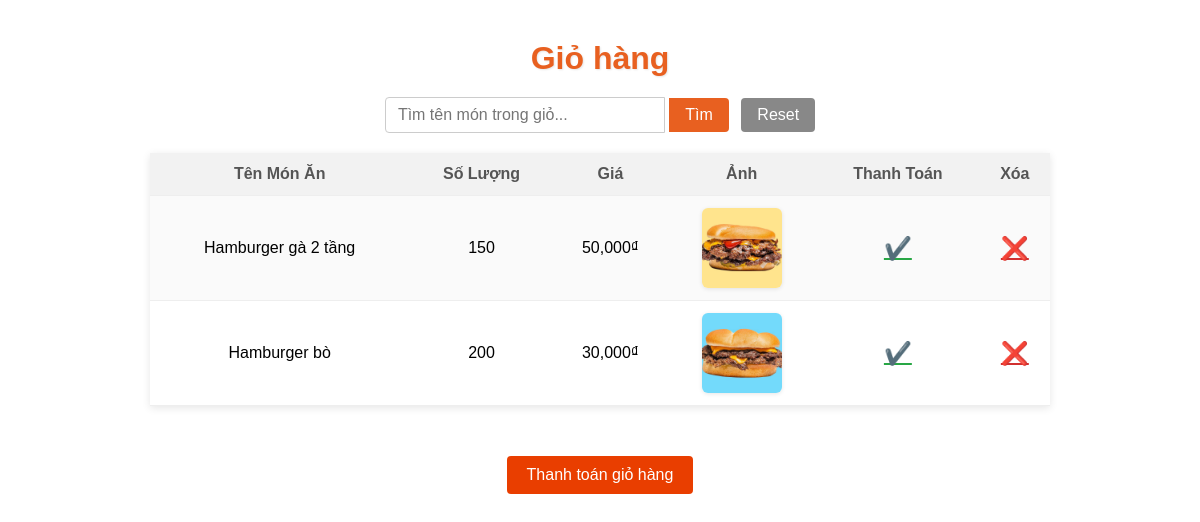
/Hamburger/giohang_xem.php?id=17, run on the app's committed database.
### tables this page shows
CREATE TABLE IF NOT EXISTS `giohang` (
  `MaGio` int(11) NOT NULL AUTO_INCREMENT,
  `MaNguoiDung` int(11) NOT NULL,
  `MaMonAn` int(11) DEFAULT NULL,
  `TenMon` text,
  `SoLuong` int(11) DEFAULT NULL,
  `Gia` int(11) DEFAULT NULL,
  `Anh` text,
  PRIMARY KEY (`MaGio`)
);

### Hamburger/giohang_xem.php (the view, shortened to what this page needs)
<?php
require 'cauhinh.php';
$maND = isset($_GET['id'])
      ? intval($_GET['id'])
      : (isset($_SESSION['MaND']) ? intval($_SESSION['MaND']) : 0);
$search = isset($_GET['search']) ? trim($_GET['search']) : '';
if ($search !== '') {
    $sql = "SELECT *
            FROM giohang
            WHERE MaNguoiDung = ?
              AND TenMon LIKE ?";
    $stmt = $connect->prepare($sql);
    if (!$stmt) {
        die("Prepare failed: " . $connect->error);
    }
    $like = "%{$search}%";
    $stmt->bind_param("is", $maND, $like);
} else {
    $sql  = "SELECT * FROM giohang WHERE MaNguoiDung = ?";
    $stmt = $connect->prepare($sql);
    $stmt->bind_param("i", $maND);
}
$stmt->execute();
$result = $stmt->get_result();
?>
<div class="cart-container">
  <h3>Giỏ hàng</h3>
  <div class="search-bar">
    <form method="get" action="index.php">
      <input
        type="text"
        name="search"
        placeholder="Tìm tên món trong giỏ..."
        value="<?php echo htmlspecialchars($search, ENT_QUOTES); ?>"
      />
      <button type="submit" class="btn-search">Tìm</button>
      <button
        type="button"
        class="btn-reset"
        onclick="window.location='index.php?do=giohang_xem&id=<?php echo $maND; ?>'"
      >Reset</button>
    </form>
  </div>
  <?php if ($result->num_rows === 0): ?>
    <p class="empty-msg">
      <?php if ($search !== ''): ?>
        Không tìm thấy món phù hợp với "<?php echo htmlspecialchars($search, ENT_QUOTES); ?>" trong giỏ.
      <?php else: ?>
        Giỏ hàng của bạn đang trống.
      <?php endif; ?>
    </p>
  <?php else: ?>
    <table class="DanhSach">
      <tr>
        <th>Tên Món Ăn</th>
        <th>Số Lượng</th>
        <th>Giá</th>
        <th>Ảnh</th>
        <th>Thanh Toán</th>
        <th>Xóa</th>
      </tr>
      <?php while ($row = $result->fetch_assoc()): ?>
        <tr>
          <td><?php echo htmlspecialchars($row['TenMon'], ENT_QUOTES, 'UTF-8'); ?></td>
          <td><?php echo intval($row['SoLuong']); ?></td>
          <td><?php echo number_format($row['Gia']); ?>₫</td>
          <td>
            <img
              src="<?php echo htmlspecialchars($row['Anh'], ENT_QUOTES, 'UTF-8'); ?>"
              alt="<?php echo htmlspecialchars($row['TenMon'], ENT_QUOTES, 'UTF-8'); ?>"
              class="item-img"
            />
          </td>
          <td>
            <a
              href="index.php?do=giohang_mua&MaGio=<?php echo $row['MaGio']; ?>&MaND=<?php echo $maND; ?>"
              onclick="return confirm('Bạn có muốn mua món “<?php echo addslashes($row['TenMon']); ?>” không?');"
              class="action-icon icon-pay"
              title="Mua hàng"
            >✔️</a>
          </td>
          <td>
            <a
              href="index.php?do=giohang_xoa&id=<?php echo $row['MaMonAn']; ?>&mand=<?php echo $maND; ?>"
              onclick="return confirm('Bạn có muốn xóa món này khỏi giỏ không?');"
              class="action-icon icon-delete"
              title="Xóa"
            >❌</a>
          </td>
        </tr>
      <?php endwhile; ?>
    </table>
    <div style="text-align: center;">
      <form action="index.php?do=donhang_them_xuly" method="post">
        <button
          type="submit"
          class="checkout-btn"
          onclick="return confirm('Bạn có chắc muốn thanh toán toàn bộ giỏ hàng không?');"
        >
          Thanh toán giỏ hàng
        </button>
      </form>
    </div>
  <?php endif; ?>
</div>

### Hamburger/giohang_xem.php (style rules this page uses)
.cart-container { max-width: 900px; margin: 40px auto; font-family: Arial, sans-serif; }
.cart-container h3 { text-align: center; color: #e86020; font-size: 2rem; margin-bottom: 20px; text-shadow: 1px 1px 2px rgba(0,0,0,0.1); }
.search-bar { text-align: center; margin-bottom: 20px; }
.search-bar input[type="text"] { width: 280px; padding: 8px 12px; font-size: 1rem; border:1px solid #ccc; border-radius:4px 0 0 4px; outline:none; }
.search-bar button { padding:8px 16px; font-size:1rem; border:none; cursor:pointer; outline:none; }
.btn-search { background:#e86020; color:#fff; border-radius:0 4px 4px 0; }
.btn-reset { background:#888; color:#fff; margin-left:8px; border-radius:4px; }
.DanhSach { width: 100%; border-collapse: collapse; box-shadow: 0 2px 8px rgba(0,0,0,0.1); margin-bottom: 30px; }
.DanhSach th, .DanhSach td { padding: 12px 8px; text-align: center; border-bottom: 1px solid #eee; }
.DanhSach th { background: #f2f2f2; font-weight: 600; color: #555; }
.DanhSach tr:nth-child(even) td { background: #fafafa; }
.item-img { width: 80px; height: 80px; object-fit: cover; border-radius: 6px; box-shadow: 0 1px 4px rgba(0,0,0,0.1); }
.action-icon { font-size: 1.4rem; cursor: pointer; transition: transform .1s; }
.icon-pay { color: #28a745; }
.icon-delete { color: #d12f2f; }
.checkout-btn { display: inline-block; padding: 10px 20px; background: #e93e00; color: #fff; border: none; border-radius: 4px; font-size: 1rem; cursor: pointer; margin-top: 20px; transition: background .2s; }

### data on the page
giohang: TenMon "Hamburger gà 2 tầng", SoLuong "150", Gia "50,000", Anh (picture)
giohang: TenMon "Hamburger bò", SoLuong "200", Gia "30,000", Anh (picture)
